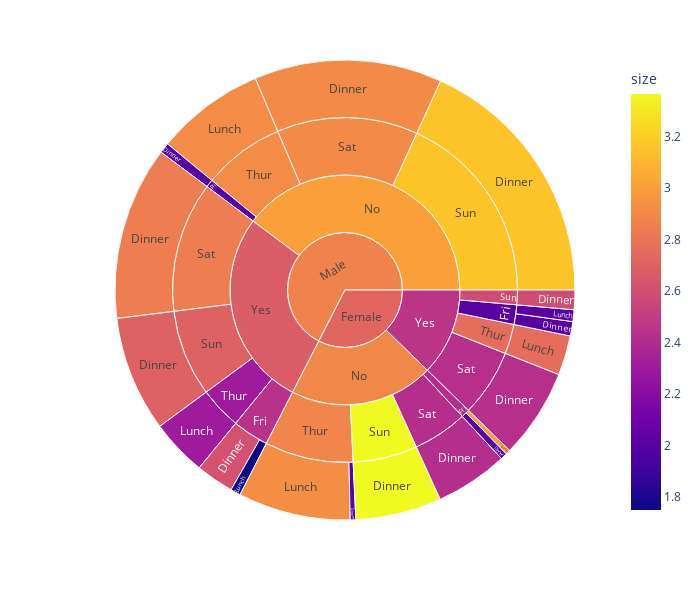

Notebook source saved alongside this figure:
### Code cell
px.sunburst(tips,
           path=['sex','smoker', 'day','time'],
           values='total_bill',
           color='size',
           width=700,
           height=600)

### Figure 1 — Plotly figure (JSON) as saved in the notebook; plotly's stock layout.template omitted (floating-point values rounded to 4 significant figures)
{"data": [{"branchvalues": "total", "customdata": [[2], [2], [2], [2.621], [2.421], [2.908], [2.427], [2.844], [3.365], [3.159], [2.59], [2.703], [2], [3.0], [2], [1.749], [2.927], [2.914], [2.763], [2.312], [2.413], [2], [2], [2.439], [2.421], [2.908], [2.427], [2.844], [3.365], [3.159], [2.59], [2.703], [2.884], [2.914], [2.763], [2.312], [2.892], [3.007], [2.457], [2.676], [2.728], [2.871]], "domain": {"x": [0, 1], "y": [0, 1]}, "hovertemplate": "labels=%{label}<br>total_bill=%{value}<br>parent=%{parent}<br>id=%{id}<br>size=%{color}<extra></extra>", "ids": ["Female/No/Fri/Dinner", "Male/No/Fri/Dinner", "Female/Yes/Fri/Dinner", "Male/Yes/Fri/Dinner", "Female/No/Sat/Dinner", "Male/No/Sat/Dinner", "Female/Yes/Sat/Dinner", "Male/Yes/Sat/Dinner", "Female/No/Sun/Dinner", "Male/No/Sun/Dinner", "Female/Yes/Sun/Dinner", "Male/Yes/Sun/Dinner", "Female/No/Thur/Dinner", "Female/No/Fri/Lunch", "Female/Yes/Fri/Lunch", "Male/Yes/Fri/Lunch", "Female/No/Thur/Lunch", "Male/No/Thur/Lunch", "Female/Yes/Thur/Lunch", "Male/Yes/Thur/Lunch", "Female/No/Fri", "Male/No/Fri", "Female/Yes/Fri", "Male/Yes/Fri", "Female/No/Sat", "Male/No/Sat", "Female/Yes/Sat", "Male/Yes/Sat", "Female/No/Sun", "Male/No/Sun", "Female/Yes/Sun", "Male/Yes/Sun", "Female/No/Thur", "Male/No/Thur", "Female/Yes/Thur", "Male/Yes/Thur", "Female/No", "Male/No", "Female/Yes", "Male/Yes", "Female", "Male"], "labels": ["Dinner", "Dinner", "Dinner", "Dinner", "Dinner", "Dinner", "Dinner", "Dinner", "Dinner", "Dinner", "Dinner", "Dinner", "Dinner", "Lunch", "Lunch", "Lunch", "Lunch", "Lunch", "Lunch", "Lunch", "Fri", "Fri", "Fri", "Fri", "Sat", "Sat", "Sat", "Sat", "Sun", "Sun", "Sun", "Sun", "Thur", "Thur", "Thur", "Thur", "No", "No", "Yes", "Yes", "Female", "Male"], "marker": {"coloraxis": "coloraxis", "colors": [2, 2, 2, 2.621, 2.421, 2.908, 2.427, 2.844, 3.365, 3.159, 2.59, 2.703, 2, 3.0, 2, 1.749, 2.927, 2.914, 2.763, 2.312, 2.413, 2, 2, 2.439, 2.421, 2.908, 2.427, 2.844, 3.365, 3.159, 2.59, 2.703, 2.884, 2.914, 2.763, 2.312, 2.892, 3.007, 2.457, 2.676, 2.728, 2.871]}, "name": "", "parents": ["Female/No/Fri", "Male/No/Fri", "Female/Yes/Fri", "Male/Yes/Fri", "Female/No/Sat", "Male/No/Sat", "Female/Yes/Sat", "Male/Yes/Sat", "Female/No/Sun", "Male/No/Sun", "Female/Yes/Sun", "Male/Yes/Sun", "Female/No/Thur", "Female/No/Fri", "Female/Yes/Fri", "Male/Yes/Fri", "Female/No/Thur", "Male/No/Thur", "Female/Yes/Thur", "Male/Yes/Thur", "Female/No", "Male/No", "Female/Yes", "Male/Yes", "Female/No", "Male/No", "Female/Yes", "Male/Yes", "Female/No", "Male/No", "Female/Yes", "Male/Yes", "Female/No", "Male/No", "Female/Yes", "Male/Yes", "Female", "Male", "Female", "Male", "", ""], "type": "sunburst", "values": [22.75, 34.95, 48.8, 129.5, 247.1, 637.7, 304, 589.6, 291.5, 877.3, 66.16, 392.1, 18.78, 15.98, 39.78, 34.16, 381.6, 369.7, 134.5, 191.7, 38.73, 34.95, 88.58, 163.6, 247.1, 637.7, 304, 589.6, 291.5, 877.3, 66.16, 392.1, 400.4, 369.7, 134.5, 191.7, 977.7, 1920.0, 593.3, 1337.0, 1571.0, 3257.0]}], "layout": {"coloraxis": {"colorbar": {"title": {"text": "size"}}, "colorscale": [[0, "#0d0887"], [0.1111, "#46039f"], [0.2222, "#7201a8"], [0.3333, "#9c179e"], [0.4444, "#bd3786"], [0.5556, "#d8576b"], [0.6667, "#ed7953"], [0.7778, "#fb9f3a"], [0.8889, "#fdca26"], [1, "#f0f921"]]}, "height": 600, "legend": {"tracegroupgap": 0}, "margin": {"t": 60}, "width": 700}}
